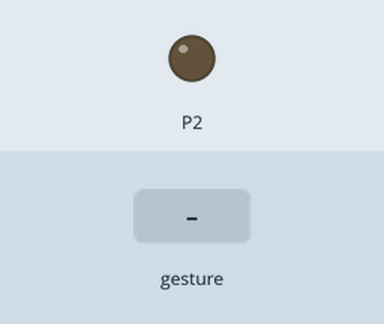
Recording of a program running on a simulated BBC micro:bit (MakeCode). Parts: output pins drawn as LEDs (lit = HIGH). Dashed ring = blinking. The inputs (shaded band) are chosen by the test bench. A tilt is held for 1.5 s and a shake lasts 1 s, then the board lies face up again.

Above: at 1.2 s.
1.3 s: gesture 'shake'
At 1.9 s:
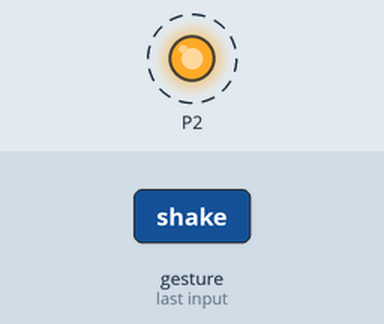
Timing chart, 0 to 7.5 s (numbered marks = the images above; inputs shaded):
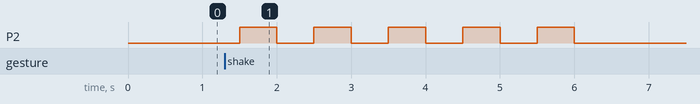

Measured:
- after the input at 1.3 s, P2: alternates HIGH for 0.50 s and LOW for 0.50 s, 10 changes in all, then stays LOW, starting after 0.20 s

The program:

main.ts
```typescript
input.onGesture(Gesture.Shake, function () {
    for (let index = 0; index < 5; index++) {
        pins.digitalWritePin(DigitalPin.P2, 1)
        basic.pause(500)
        pins.digitalWritePin(DigitalPin.P2, 0)
        basic.pause(500)
    }
})
```

test.ts
```typescript
// les tests vont ici ; cela ne sera pas compilé si ce paquet est utilisé en tant qu'extension.
```
